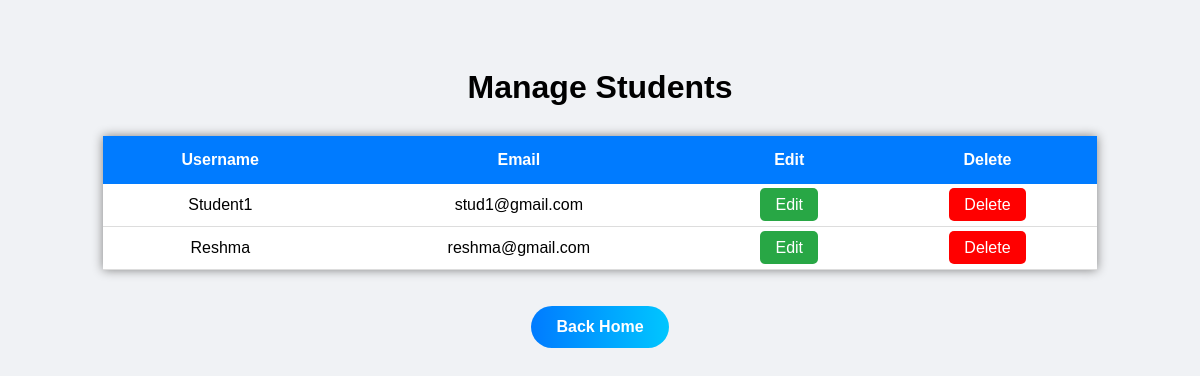
Page /manage-students/ on the earlier database version.
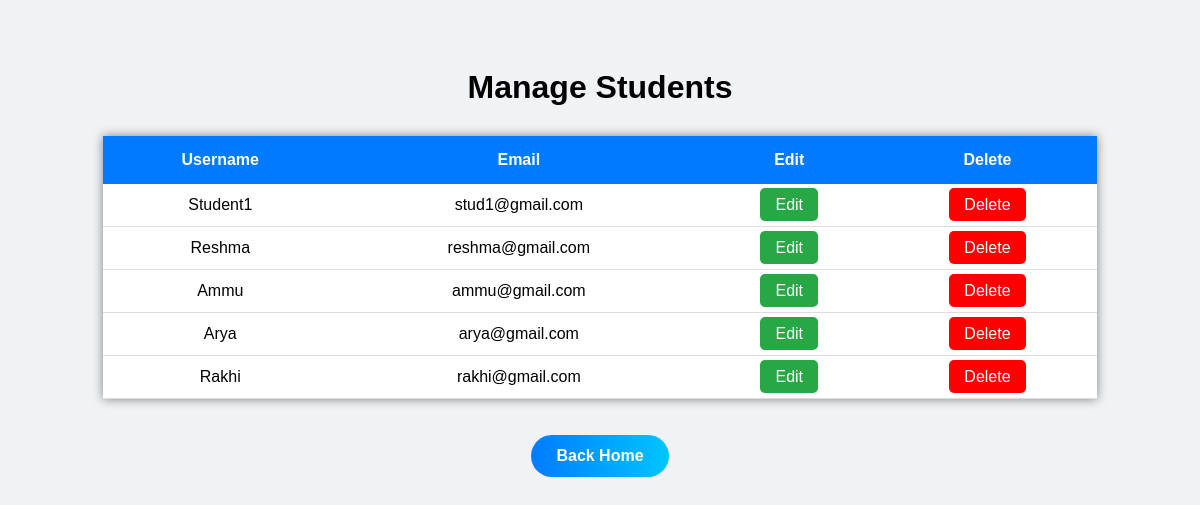
Same page on the later database version.
### accounts/models.py (models this page shows)
class CustomUser(AbstractUser):
    ROLE_CHOICES = (
        ('admin', 'Admin'),
        ('librarian', 'Librarian'),
        ('student', 'Student'),
    )
    role = models.CharField(
        max_length=20,
        choices=ROLE_CHOICES
    )
    is_approved = models.BooleanField(default=False)
    is_blocked = models.BooleanField(default=False)

### accounts/views.py (the view)
# urls.py: path('manage-students/',views.manage_students,name='manage_students'),
def manage_students(request):
    students = CustomUser.objects.filter(
        role='student'
    )
    return render(
        request,
        'manage_students.html',
        {
            'students': students
        }
    )

### accounts/templates/manage_students.html (shortened to what this page needs)
<!DOCTYPE html>
<html>
<head>
</head>
<body>
    <h1>Manage Students</h1>
    <table>
        <tr>
            <th>Username</th>
            <th>Email</th>
            <th>Edit</th>
            <th>Delete</th>
        </tr>
        {% for student in students %}
        <tr>
            <td>{{ student.username }}</td>
            <td>{{ student.email }}</td>
            <td>
                <a href="/edit-student/{{ student.id }}/"
                   class="edit-btn">
                    Edit
                </a>
            </td>
            <td>
                <a href="/delete-student/{{ student.id }}/"
                   class="delete-btn">
                    Delete
                </a>
            </td>
        </tr>
        {% endfor %}
    </table>
    <br><br>
    <div style="text-align:center;">
        <a href="/admin-dashboard/"
           class="home-btn">
            Back Home
        </a>
    </div>
</body>
</html>

Differences in the rows shown:
added CustomUser: username "Ammu", email "ammu@gmail.com"
added CustomUser: username "Arya", email "arya@gmail.com"
added CustomUser: username "Rakhi", email "rakhi@gmail.com"
